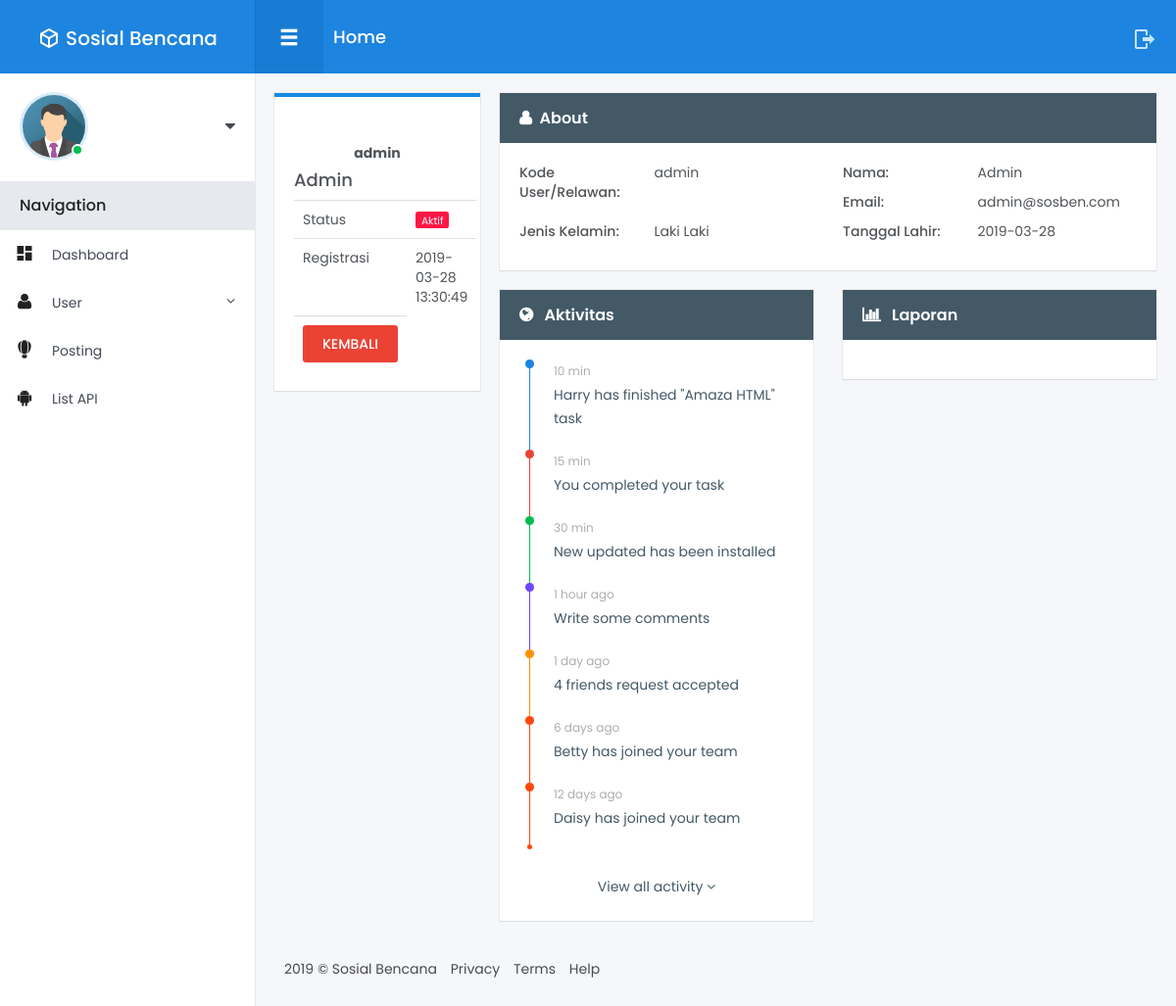
Page /user/detail/admin on the committed database.
### tables this page shows
CREATE TABLE `user` (
  `id_user` int(11) NOT NULL,
  `user_kode` varchar(100) NOT NULL,
  `id_level` int(11) NOT NULL,
  `id_status` int(11) DEFAULT NULL,
  `nama` varchar(255) DEFAULT NULL,
  `email` varchar(255) NOT NULL,
  `password` varchar(100) DEFAULT NULL,
  `tgl_lahir` date DEFAULT NULL,
  `j_kel` enum('Laki Laki','Perempuan','','') DEFAULT NULL,
  `phone` varchar(13) DEFAULT NULL,
  `avatar` varchar(255) DEFAULT NULL,
  `token` varchar(256) NOT NULL,
  `verifikasi` timestamp NULL DEFAULT NULL,
  `tanggal` timestamp NULL DEFAULT NULL
);

CREATE TABLE `status` (
  `id_status` int(11) NOT NULL,
  `kode_status` int(11) NOT NULL,
  `nama_status` varchar(50) NOT NULL,
  `tanggal` timestamp NOT NULL DEFAULT CURRENT_TIMESTAMP ON UPDATE CURRENT_TIMESTAMP
);

### application/controllers/User.php (called while the page is built, shortened)
<?php
class User extends CI_Controller {
	public function __construct()
	{
        $this->load->model('User_model');
        $this->load->model('Level_model');
        $this->load->model('Status_model');
    }
    public function detail($kode)
    {
        $user       = $this->User_model->detailUser($kode)->row_array();
        $level      = $this->Level_model->getLevel()->result_array();
        $status     = $this->Status_model->getStatus()->result_array();
        $data = array(
            'user'      => $user,
            'level'     => $level,
            'status'    => $status,
        );
        $this->load->view('Admin/User/detail', $data);
    }
}

### index.php (called while the page is built, shortened)
<?php
require_once BASEPATH.'core/CodeIgniter.php';

### application/models/User_model.php (called while the page is built, shortened)
<?php
class User_model extends CI_Model {
    public function detaiLUser($where)
    {
        $this->db->where('user_kode', $where);
        return $this->db->get('user');
    }
}

### application/models/Status_model.php (called while the page is built, shortened)
<?php
class Status_model extends CI_Model {
    public function getStatus()
    {
        return $this->db->get('status');
    }
}

### application/views/Admin/User/detail.php (the view, shortened to what this page needs)
<!DOCTYPE html>
<html lang="en">
<head>
</head>
<body>
<div class="main-menu">
	<header class="header">
    </header>
	<div class="content">
	</div>
</div>
<div class="fixed-navbar">
</div>
<div id="wrapper">
	<div class="main-content">
		<div class="row small-spacing">
			<div class="col-lg-3 col-xs-12">
				<div class="box-content bordered primary margin-bottom-20">
					<div class="profile-avatar">
						<h5 class="text-center"><strong><?php echo $user['user_kode']; ?></strong></h5>
						<h4><?php echo $user['nama']; ?></h4>
					</div>
					<table class="table table-hover no-margin">
						<tbody>
							<tr>
								<td>Status</td>
								<td>
									<span class="notice notice-danger">
										<?php
										foreach($status as $s)
										{
											echo $s['kode_status'] == $user['id_status'] ? $s['nama_status'] : '';
										}
										?>
									</span>
								</td>
							</tr>
							<tr>
								<td>Registrasi</td>
								<td><?php echo $user['tanggal']; ?></td>
                            </tr>
                            <tr>
                                <td><a href="<?php echo base_url('user'); ?>" class="btn btn-sm btn-danger">KEMBALI</a></td>
                            </tr>
						</tbody>
					</table>
				</div>
			</div>
			<div class="col-md-9 col-xs-12">
				<div class="row">
					<div class="col-xs-12">
						<div class="box-content card">
                            <h4 class="box-title"><i class="fa fa-user ico"></i>About</h4>
							<div class="card-content">
								<div class="row">
									<div class="col-md-6">
										<div class="row">
											<div class="col-xs-5"><label>Kode User/Relawan:</label></div>
											<div class="col-xs-7"><?php echo $user['user_kode']; ?></div>
										</div>
									</div>
									<div class="col-md-6">
										<div class="row">
											<div class="col-xs-5"><label>Nama:</label></div>
											<div class="col-xs-7"><?php echo $user['nama']; ?></div>
										</div>
									</div>
									<div class="col-md-6">
										<div class="row">
											<div class="col-xs-5"><label>Email:</label></div>
											<div class="col-xs-7"><?php echo $user['email']; ?></div>
										</div>
									</div>
									<div class="col-md-6">
										<div class="row">
											<div class="col-xs-5"><label>Jenis Kelamin:</label></div>
											<div class="col-xs-7"><?php echo $user['j_kel']; ?></div>
										</div>
									</div>
									<div class="col-md-6">
										<div class="row">
											<div class="col-xs-5"><label>Tanggal Lahir:</label></div>
											<div class="col-xs-7"><?php echo $user['tgl_lahir']; ?></div>
										</div>
									</div>
								</div>
							</div>
						</div>
					</div>
				</div>
				<div class="row">
					<div class="col-md-6 col-xs-12">
						<div class="box-content card">
                            <h4 class="box-title"><i class="fa fa-globe ico"></i> Aktivitas</h4>
							<div class="card-content">
								<div class="activity-list">
						<div class="activity-item">
							<div class="bar bg-primary">
								<div class="dot bg-primary"></div>
							</div>
							<div class="content">
								<div class="date">10 min</div>
								<div class="text">
									Harry has finished "Amaza HTML" task
								</div>
							</div>
						</div>
						<div class="activity-item">
							<div class="bar bg-danger">
								<div class="dot bg-danger"></div>
							</div>
							<div class="content">
								<div class="date">15 min</div>
								<div class="text">
									You completed your task
								</div>
							</div>
						</div>
						<div class="activity-item">
							<div class="bar bg-success">
								<div class="dot bg-success"></div>
							</div>
							<div class="content">
								<div class="date">30 min</div>
								<div class="text">
									New updated has been installed
								</div>
							</div>
						</div>
						<div class="activity-item">
							<div class="bar bg-violet">
								<div class="dot bg-violet"></div>
							</div>
							<div class="content">
								<div class="date">1 hour ago</div>
								<div class="text">Write some comments</div>
							</div>
						</div>
						<div class="activity-item">
							<div class="bar bg-warning">
								<div class="dot bg-warning"></div>
							</div>
							<div class="content">
								<div class="date">1 day ago</div>
								<div class="text">4 friends request accepted</div>
							</div>
						</div>
						<div class="activity-item">
							<div class="bar bg-orange">
								<div class="dot bg-orange"></div>
							</div>
							<div class="content">
								<div class="date">6 days ago</div>
								<div class="text">Betty has joined your team</div>
							</div>
						</div>
						<div class="activity-item">
							<div class="bar bg-orange">
								<div class="dot bg-orange"></div>
								<div class="last-dot bg-orange"></div>
							</div>
							<div class="content">
								<div class="date">12 days ago</div>
								<div class="text">Daisy has joined your team</div>
							</div>
						</div>
					</div>
					<a href="#" class="activity-link">View all activity <i class="fa fa-angle-down"></i></a>
							</div>
						</div>
					</div>
					<div class="col-md-6 col-xs-12">
						<div class="box-content card">
                            <h4 class="box-title"><i class="fa fa-bar-chart ico"></i> Laporan</h4>
							<div class="card-content">
							</div>
						</div>
					</div>
				</div>
			</div>
		</div>
		<footer class="footer">
		</footer>
	</div>
</body>
</html>

### rows in the picture
user: user_kode "admin", nama "Admin", tanggal "2019-03-28 13:30:49", email "admin@sosben.com", j_kel "Laki Laki", tgl_lahir "2019-03-28"
status: nama_status "Aktif"

### other values in the picture
SITE_NAME "Sosial Bencana"
